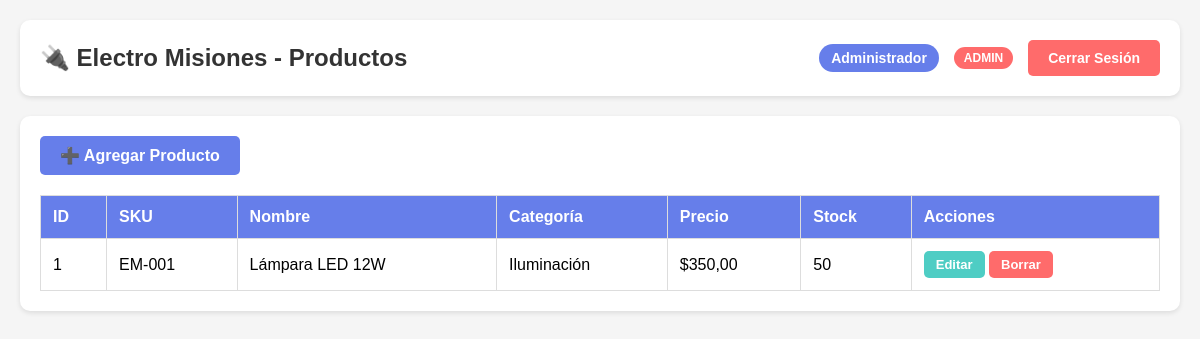
The page /productos_list.php (signed in) on the database as committed earlier.
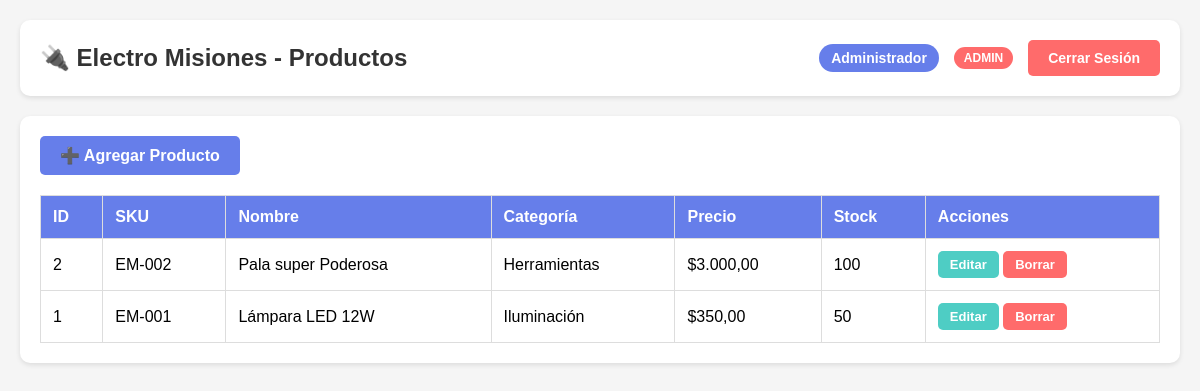
The same page on the database as committed later.
### tables this page shows
CREATE TABLE `productos` (
  `id` int(11) NOT NULL,
  `sku` varchar(50) DEFAULT NULL,
  `nombre` varchar(200) DEFAULT NULL,
  `descripcion` text DEFAULT NULL,
  `categoria_id` int(11) DEFAULT NULL,
  `proveedor_id` int(11) DEFAULT NULL,
  `precio_compra` decimal(10,2) DEFAULT NULL,
  `precio_venta` decimal(10,2) DEFAULT NULL,
  `stock` int(11) DEFAULT NULL,
  `activo` tinyint(1) DEFAULT 1,
  `created_at` datetime DEFAULT current_timestamp()
);

CREATE TABLE `categorias` (
  `id` int(11) NOT NULL,
  `nombre` varchar(100) DEFAULT NULL
);

### auth.php (called while the page is built, shortened)
<?php
function esta_autenticado() {
    return isset($_SESSION['usuario_id']) && isset($_SESSION['username']);
}
function obtener_rol() {
    return $_SESSION['rol'] ?? null;
}
function tiene_rol($rol_requerido) {
    $rol_actual = obtener_rol();
    if ($rol_actual === 'admin') return true;
    return $rol_actual === $rol_requerido;
}
function tiene_permiso($roles_permitidos = []) {
    $rol_actual = obtener_rol();
    if ($rol_actual === 'admin') return true;
    return in_array($rol_actual, $roles_permitidos);
}
function obtener_usuario_actual() {
    return [
        'id' => $_SESSION['usuario_id'],
        'username' => $_SESSION['username'],
        'nombre_completo' => $_SESSION['nombre_completo'] ?? '',
        'rol' => $_SESSION['rol'] ?? ''
    ];
}
function puede_editar() {
    return tiene_permiso(['admin', 'vendedor']);
}
function puede_eliminar() {
    return tiene_rol('admin');
}
?>

### productos_list.php (the view, shortened to what this page needs)
<?php
require 'db_connect.php';
require 'auth.php';
$usuario = obtener_usuario_actual();
$puede_editar = puede_editar();
$puede_eliminar = puede_eliminar();
$result = $mysqli->query("SELECT p.id, p.sku, p.nombre, p.precio_venta, p.stock, c.nombre AS categoria
                          FROM productos p
                          LEFT JOIN categorias c ON p.categoria_id = c.id
                          ORDER BY p.id DESC");
?>
<!DOCTYPE html>
<html lang='es'>
<head>
</head>
<body>
    <div class="header">
        <h1>🔌 Electro Misiones - Productos</h1>
        <div class="user-info">
            <span class="user-badge"><?= htmlspecialchars($usuario['nombre_completo'] ?: $usuario['username']) ?></span>
            <span class="role-badge role-<?= htmlspecialchars($usuario['rol']) ?>">
                <?= htmlspecialchars(strtoupper($usuario['rol'])) ?>
            </span>
            <a href="logout.php" class="btn btn-logout">Cerrar Sesión</a>
        </div>
    </div>
    <div class="content">
        <div class="actions">
            <?php if ($puede_editar): ?>
                <a href='producto_add.php' class="btn btn-primary">➕ Agregar Producto</a>
            <?php else: ?>
                <span class="btn btn-disabled" title="No tienes permisos">➕ Agregar Producto</span>
            <?php endif; ?>
        </div>
        <?php if ($result->num_rows > 0): ?>
            <table>
                <thead>
                    <tr>
                        <th>ID</th>
                        <th>SKU</th>
                        <th>Nombre</th>
                        <th>Categoría</th>
                        <th>Precio</th>
                        <th>Stock</th>
                        <th>Acciones</th>
                    </tr>
                </thead>
                <tbody>
                    <?php while($r = $result->fetch_assoc()): ?>
                    <tr>
                        <td><?= htmlspecialchars($r['id']) ?></td>
                        <td><?= htmlspecialchars($r['sku']) ?></td>
                        <td><?= htmlspecialchars($r['nombre']) ?></td>
                        <td><?= htmlspecialchars($r['categoria']) ?></td>
                        <td>$<?= number_format($r['precio_venta'], 2, ',', '.') ?></td>
                        <td><?= htmlspecialchars($r['stock']) ?></td>
                        <td>
                            <?php if ($puede_editar): ?>
                                <a href='producto_edit.php?id=<?= $r['id'] ?>' class="btn btn-edit">Editar</a>
                            <?php endif; ?>
                            <?php if ($puede_eliminar): ?>
                                <a href='producto_delete.php?id=<?= $r['id'] ?>'
                                   class="btn btn-delete"
                                   onclick="return confirm('¿Borrar este producto?')">Borrar</a>
                            <?php endif; ?>
                        </td>
                    </tr>
                    <?php endwhile; ?>
                </tbody>
            </table>
        <?php else: ?>
            <div class="no-data">
                <p>No hay productos registrados</p>
            </div>
        <?php endif; ?>
    </div>
</body>
</html>

### productos_list.php (style rules this page uses)
* { margin: 0; padding: 0; box-sizing: border-box; }
body { font-family: Arial, sans-serif; background: #f5f5f5; padding: 20px; }
.header { background: white; padding: 20px; border-radius: 10px; box-shadow: 0 2px 5px rgba(0,0,0,0.1); margin-bottom: 20px; display: flex; justify-content: space-between; align-items: center; flex-wrap: wrap; gap: 15px; }
.header h1 { color: #333; font-size: 24px; }
.user-info { display: flex; align-items: center; gap: 15px; font-size: 14px; }
.user-badge { padding: 6px 12px; background: #667eea; color: white; border-radius: 20px; font-weight: bold; }
.role-badge { padding: 4px 10px; border-radius: 15px; font-size: 12px; font-weight: bold; }
.role-admin { background: #ff6b6b; color: white; }
.btn { padding: 10px 20px; text-decoration: none; border-radius: 5px; font-weight: bold; display: inline-block; transition: all 0.3s; }
.btn-primary { background: #667eea; color: white; }
.btn-logout { background: #ff6b6b; color: white; }
.btn-edit { background: #4ecdc4; color: white; padding: 6px 12px; font-size: 13px; }
.btn-delete { background: #ff6b6b; color: white; padding: 6px 12px; font-size: 13px; }
.content { background: white; padding: 20px; border-radius: 10px; box-shadow: 0 2px 5px rgba(0,0,0,0.1); }
.actions { margin-bottom: 20px; }
table { border-collapse: collapse; width: 100%; }
th, td { border: 1px solid #ddd; padding: 12px; text-align: left; }
th { background: #667eea; color: white; font-weight: bold; }

Rows that differ between the two databases and show on the page:
added productos: id "2", sku "EM-002", nombre "Pala super Poderosa", categoria.nombre "Herramientas", precio_venta "3.000,00", stock "100"
